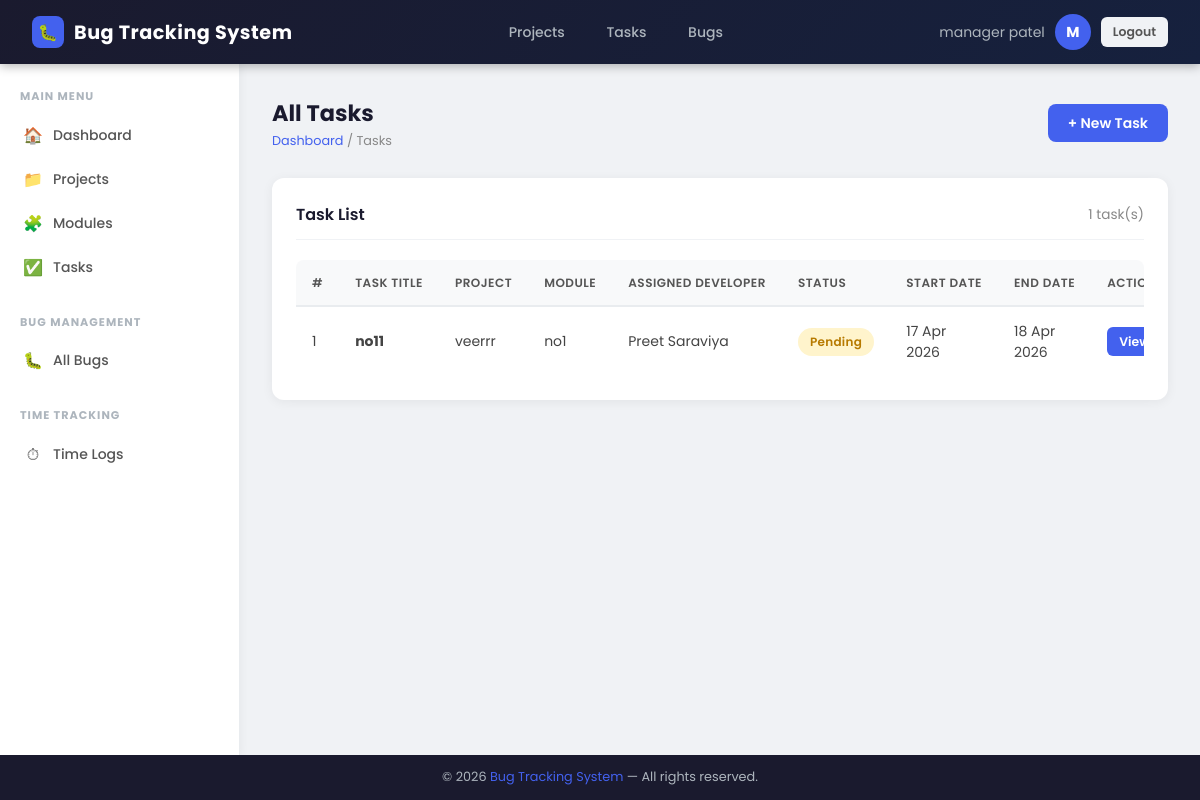
/tasks/list/ (signed in), run on an earlier commit of the app's database.
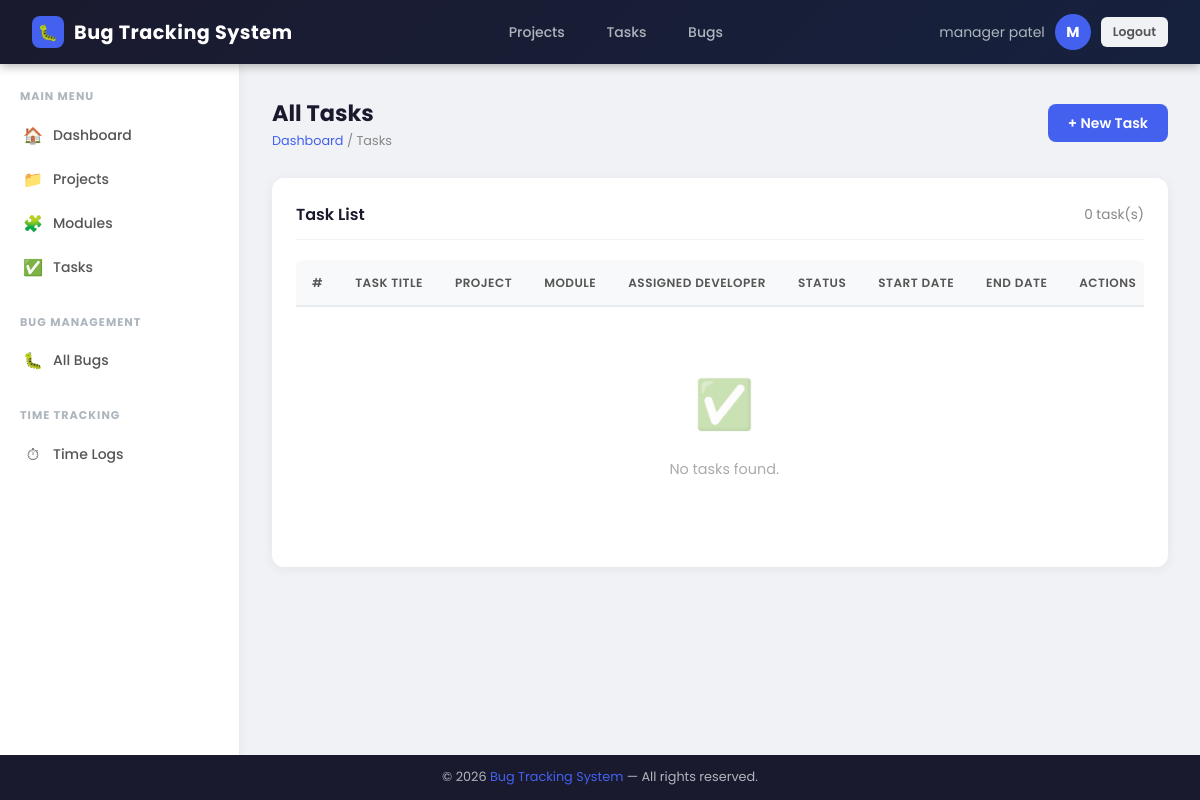
And on a later commit of the database.
### core/models.py (models this page shows, shortened)
class Task(models.Model):
    STATUS_CHOICES = [
        ('Pending', 'Pending'),
        ('In Progress', 'In Progress'),
        ('Completed', 'Completed'),
        ('Rejected', 'Rejected'),
    ]
    module = models.ForeignKey(Module,on_delete=models.CASCADE,related_name='tasks',db_column="module_id")
    title = models.CharField(max_length=200)
    assigned_to = models.ForeignKey(User,on_delete=models.SET_NULL,null=True, blank=True,related_name='assigned_tasks',db_column="assigned_to")
    status = models.CharField(max_length=50, choices=STATUS_CHOICES, default='Pending')
    start_date = models.DateField(null=True, blank=True)
    end_date = models.DateField(null=True, blank=True)
    class Meta:
        db_table = "tasks"

class Module(models.Model):
    project = models.ForeignKey(Project,on_delete=models.CASCADE,related_name='modules',db_column="project_id")
    name = models.CharField(max_length=200)
    class Meta:
        db_table = "modules"

class Project(models.Model):
    name = models.CharField(max_length=200)
    description = models.TextField(null=True, blank=True)
    manager = models.ForeignKey(User,on_delete=models.CASCADE,related_name='managed_projects',db_column="manager_id")
    created_at = models.DateTimeField(auto_now_add=True)
    class Meta:
        db_table = "projects"

class User(AbstractBaseUser,PermissionsMixin):
    class Meta:
        permissions = [
            ('can_staff', 'Can staff'),
        ]
    groups = models.ManyToManyField(
        Group,
        verbose_name=('groups'),
        blank=True,
        help_text=('The groups this user belongs to. A user will get all permissions granted to each of their groups.'),
        related_name="core_user_set",
        related_query_name="core_user",
    )
    user_permissions = models.ManyToManyField(
        Permission,
        verbose_name=('user permissions'),
        blank=True,
        help_text=('Specific permissions for this user.'),
        related_name="core_user_set",
        related_query_name="core_user",
    )
    GENDER_CHOICES = (
        ('male',   'Male'),
        ('female', 'Female'),
    )
    role_choice = (
    ('admin', 'Admin'),
    ('manager', 'Project Manager'),
    ('developer', 'Developer'),
    ('tester', 'Tester'),
    )
    email = models.EmailField(unique=True)
    first_name = models.CharField(max_length=50, null=True, blank=True)
    last_name = models.CharField(max_length=50, null=True, blank=True)
    gender = models.CharField(max_length=10, choices=GENDER_CHOICES, null=True, blank=True)
    phone_number = models.CharField(max_length=15, null=True, blank=True)
    role = models.CharField(max_length=20,choices=role_choice,default='developer')
    is_active = models.BooleanField(default=True)
    is_staff = models.BooleanField(default=False)
    is_admin = models.BooleanField(default=False)
    created_at = models.DateTimeField(auto_now_add=True)
    updated_at = models.DateTimeField(auto_now=True)
    objects = UserManager()
    USERNAME_FIELD = 'email'
    REQUIRED_FIELDS = []
    def get_full_name(self):
        full_name = f"{self.first_name or ''} {self.last_name or ''}".strip()
        return full_name if full_name else self.email

### dashboards/decorators.py (the view)
        def wrapper_func(request, *args, **kwargs):
            if not request.user.is_authenticated:
                return redirect("login")
            if request.user.role in allowed_roles:
                return view_func(request, *args, **kwargs)
            else:
                return render(request, "dashboards/unauthorized.html")

### tasks/views.py (called while the page is built)
@role_required(allowed_roles=['admin', 'manager', 'developer', 'tester'])
def taskListView(request):
    if request.user.role == 'admin':
        tasks = Task.objects.all()
    elif request.user.role == 'manager':
        tasks = Task.objects.filter(module__project__manager=request.user)
    elif request.user.role == 'developer':
        tasks = Task.objects.filter(assigned_to=request.user)
    else:
        tasks = Task.objects.all()
    return render(request, 'tasks/task_list.html', {'tasks': tasks})

### templates/tasks/task_list.html (shortened to what this page needs)
{% extends 'core/base.html' %}
{% block content %}
<div class="page-header">
    <div>
        <div class="page-title">All Tasks</div>
        <div class="breadcrumb"><span>Dashboard</span> / Tasks</div>
    </div>
    {% if user.role == 'admin' or user.role == 'manager' %}
    <a href="{% url 'task_create' %}" class="btn btn-primary">+ New Task</a>
    {% endif %}
</div>
<div class="card">
    <div class="card-header">
        <div class="card-title">Task List</div>
        <div style="font-size:0.85rem; color:#888;">{{ tasks|length }} task(s)</div>
    </div>
    <div class="table-responsive">
        <table>
            <thead>
                <tr><th>#</th><th>Task Title</th><th>Project</th><th>Module</th><th>Assigned Developer</th><th>Status</th><th>Start Date</th><th>End Date</th><th>Actions</th></tr>
            </thead>
            <tbody>
                {% for task in tasks %}
                <tr>
                    <td>{{ forloop.counter }}</td>
                    <td><strong>{{ task.title }}</strong></td>
                    <td>{{ task.module.project.name }}</td>
                    <td>{{ task.module.name }}</td>
                    <td>{{ task.assigned_to.get_full_name|default:"Unassigned" }}</td>
                    <td>
                        {% if task.status == 'Pending' %}<span class="badge badge-pending">Pending</span>
                        {% elif task.status == 'In Progress' %}<span class="badge badge-inprogress">In Progress</span>
                        {% elif task.status == 'Completed' %}<span class="badge badge-completed">Completed</span>
                        {% elif task.status == 'Rejected' %}<span class="badge badge-rejected">Rejected</span>
                        {% endif %}
                    </td>
                    <td>{{ task.start_date|date:"d M Y" }}</td>
                    <td>{{ task.end_date|date:"d M Y" }}</td>
                    <td>
                        <div class="action-btns">
                            <a href="{% url 'task_detail' task.id %}" class="btn btn-primary btn-sm">View</a>
                        </div>
                    </td>
                </tr>
                {% empty %}
                <tr><td colspan="9"><div class="empty-state"><div class="empty-icon">✅</div><p>No tasks found.</p></div></td></tr>
                {% endfor %}
            </tbody>
        </table>
    </div>
</div>
{% endblock %}

What changed in the data, as far as the page shows it:
no longer on this page (row edited): Task: title "no11", module.project.name "veerrr", module.name "no1", assigned_to.get_full_name "Preet Saraviya", status "Pending", start_date "17 Apr 2026", end_date "18 Apr 2026"
Also different on the page:
{{ tasks|length }}: "1" → "0"
text now shown: "✅ No tasks found."
